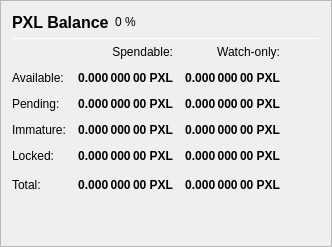
                   <widget class="QFrame" name="frame_Balances">
                    <property name="frameShape">
                     <enum>QFrame::StyledPanel</enum>
                    </property>
                    <property name="frameShadow">
                     <enum>QFrame::Raised</enum>
                    </property>
                    <layout class="QVBoxLayout" name="verticalLayout_4">
                     <item>
                      <layout class="QHBoxLayout" name="horizontalLayout_4">
                       <item>
                        <widget class="QLabel" name="label_5">
                         <property name="minimumSize">
                          <size>
                           <width>0</width>
                           <height>20</height>
                          </size>
                         </property>
                         <property name="font">
                          <font>
                           <pointsize>12</pointsize>
                           <weight>75</weight>
                           <bold>true</bold>
                          </font>
                         </property>
                         <property name="text">
                          <string>PXL Balance</string>
                         </property>
                        </widget>
                       </item>
                       <item>
                        <widget class="QLabel" name="labelPXLPercent">
                         <property name="text">
                          <string notr="true">0 %</string>
                         </property>
                        </widget>
                       </item>
                       <item>
                        <spacer name="horizontalSpacer_3">
                         <property name="orientation">
                          <enum>Qt::Horizontal</enum>
                         </property>
                         <property name="sizeHint" stdset="0">
                          <size>
                           <width>40</width>
                           <height>20</height>
                          </size>
                         </property>
                        </spacer>
                       </item>
                      </layout>
                     </item>
                     <item>
                      <widget class="Line" name="line_Balance">
                       <property name="minimumSize">
                        <size>
                         <width>0</width>
                         <height>1</height>
                        </size>
                       </property>
                       <property name="maximumSize">
                        <size>
                         <width>16777215</width>
                         <height>1</height>
                        </size>
                       </property>
                       <property name="orientation">
                        <enum>Qt::Horizontal</enum>
                       </property>
                      </widget>
                     </item>
                     <item>
                      <layout class="QGridLayout" name="gridLayout">
                       <property name="spacing">
                        <number>12</number>
                       </property>
                       <item row="0" column="1">
                        <widget class="QLabel" name="labelSpendable">
                         <property name="text">
                          <string>Spendable:</string>
                         </property>
                         <property name="alignment">
                          <set>Qt::AlignRight|Qt::AlignTrailing|Qt::AlignVCenter</set>
                         </property>
                        </widget>
                       </item>
                       <item row="0" column="2">
                        <widget class="QLabel" name="labelWatchonly">
                         <property name="text">
                          <string>Watch-only:</string>
                         </property>
                         <property name="alignment">
                          <set>Qt::AlignRight|Qt::AlignTrailing|Qt::AlignVCenter</set>
                         </property>
                        </widget>
                       </item>
                       <item row="1" column="0">
                        <widget class="QLabel" name="labelBalanceText">
                         <property name="text">
                          <string>Available:</string>
                         </property>
                        </widget>
                       </item>
                       <item row="1" column="1">
                        <widget class="QLabel" name="labelBalance">
                         <property name="font">
                          <font>
                           <weight>75</weight>
                           <bold>true</bold>
                          </font>
                         </property>
                         <property name="cursor">
                          <cursorShape>IBeamCursor</cursorShape>
                         </property>
                         <property name="toolTip">
                          <string>Your current spendable balance</string>
                         </property>
                         <property name="text">
                          <string notr="true">0.000 000 00 PXL</string>
                         </property>
                         <property name="alignment">
                          <set>Qt::AlignRight|Qt::AlignTrailing|Qt::AlignVCenter</set>
                         </property>
                         <property name="textInteractionFlags">
                          <set>Qt::LinksAccessibleByMouse|Qt::TextSelectableByKeyboard|Qt::TextSelectableByMouse</set>
                         </property>
                        </widget>
                       </item>
                       <item row="1" column="2">
                        <widget class="QLabel" name="labelWatchAvailable">
                         <property name="font">
                          <font>
                           <weight>75</weight>
                           <bold>true</bold>
                          </font>
                         </property>
                         <property name="cursor">
                          <cursorShape>IBeamCursor</cursorShape>
                         </property>
                         <property name="toolTip">
                          <string>Your current balance in watch-only addresses</string>
                         </property>
                         <property name="text">
                          <string notr="true">0.000 000 00 PXL</string>
                         </property>
                         <property name="alignment">
                          <set>Qt::AlignRight|Qt::AlignTrailing|Qt::AlignVCenter</set>
                         </property>
                         <property name="textInteractionFlags">
                          <set>Qt::LinksAccessibleByMouse|Qt::TextSelectableByKeyboard|Qt::TextSelectableByMouse</set>
                         </property>
                        </widget>
                       </item>
                       <item row="2" column="0">
                        <widget class="QLabel" name="labelPendingText">
                         <property name="text">
                          <string>Pending:</string>
                         </property>
                        </widget>
                       </item>
                       <item row="2" column="1">
                        <widget class="QLabel" name="labelUnconfirmed">
                         <property name="font">
                          <font>
                           <weight>75</weight>
                           <bold>true</bold>
                          </font>
                         </property>
                         <property name="cursor">
                          <cursorShape>IBeamCursor</cursorShape>
                         </property>
                         <property name="toolTip">
                          <string>Total of transactions that have yet to be confirmed, and do not yet count toward the spendable balance</string>
                         </property>
                         <property name="text">
                          <string notr="true">0.000 000 00 PXL</string>
                         </property>
                         <property name="alignment">
                          <set>Qt::AlignRight|Qt::AlignTrailing|Qt::AlignVCenter</set>
                         </property>
                         <property name="textInteractionFlags">
                          <set>Qt::LinksAccessibleByMouse|Qt::TextSelectableByKeyboard|Qt::TextSelectableByMouse</set>
                         </property>
                        </widget>
                       </item>
                       <item row="2" column="2">
                        <widget class="QLabel" name="labelWatchPending">
                         <property name="font">
                          <font>
                           <weight>75</weight>
                           <bold>true</bold>
                          </font>
                         </property>
                         <property name="cursor">
                          <cursorShape>IBeamCursor</cursorShape>
                         </property>
                         <property name="toolTip">
                          <string>Unconfirmed transactions to watch-only addresses</string>
                         </property>
                         <property name="text">
                          <string notr="true">0.000 000 00 PXL</string>
                         </property>
                         <property name="alignment">
                          <set>Qt::AlignRight|Qt::AlignTrailing|Qt::AlignVCenter</set>
                         </property>
                         <property name="textInteractionFlags">
                          <set>Qt::LinksAccessibleByMouse|Qt::TextSelectableByKeyboard|Qt::TextSelectableByMouse</set>
                         </property>
                        </widget>
                       </item>
                       <item row="3" column="0">
                        <widget class="QLabel" name="labelImmatureText">
                         <property name="text">
                          <string>Immature:</string>
                         </property>
                        </widget>
                       </item>
                       <item row="3" column="1">
                        <widget class="QLabel" name="labelImmature">
                         <property name="font">
                          <font>
                           <weight>75</weight>
                           <bold>true</bold>
                          </font>
                         </property>
                         <property name="cursor">
                          <cursorShape>IBeamCursor</cursorShape>
                         </property>
                         <property name="toolTip">
                          <string>Staked or masternode rewards that has not yet matured</string>
                         </property>
                         <property name="text">
                          <string notr="true">0.000 000 00 PXL</string>
                         </property>
                         <property name="alignment">
                          <set>Qt::AlignRight|Qt::AlignTrailing|Qt::AlignVCenter</set>
                         </property>
                         <property name="textInteractionFlags">
                          <set>Qt::LinksAccessibleByMouse|Qt::TextSelectableByKeyboard|Qt::TextSelectableByMouse</set>
                         </property>
                        </widget>
                       </item>
                       <item row="3" column="2">
                        <widget class="QLabel" name="labelWatchImmature">
                         <property name="font">
                          <font>
                           <weight>75</weight>
                           <bold>true</bold>
                          </font>
                         </property>
                         <property name="cursor">
                          <cursorShape>IBeamCursor</cursorShape>
                         </property>
                         <property name="toolTip">
                          <string>Staked or masternode rewards in watch-only addresses that has not yet matured</string>
                         </property>
                         <property name="text">
                          <string notr="true">0.000 000 00 PXL</string>
                         </property>
                         <property name="alignment">
                          <set>Qt::AlignRight|Qt::AlignTrailing|Qt::AlignVCenter</set>
                         </property>
                         <property name="textInteractionFlags">
                          <set>Qt::LinksAccessibleByMouse|Qt::TextSelectableByKeyboard|Qt::TextSelectableByMouse</set>
                         </property>
                        </widget>
                       </item>
                       <item row="4" column="0">
                        <widget class="QLabel" name="labelLockedBalanceText">
                         <property name="toolTip">
                          <string>Locked PXL or Masternode collaterals. These are excluded from zPXL minting.</string>
                         </property>
                         <property name="text">
                          <string>Locked:</string>
                         </property>
                        </widget>
                       </item>
                       <item row="4" column="1">
                        <widget class="QLabel" name="labelLockedBalance">
                         <property name="font">
                          <font>
                           <weight>75</weight>
                           <bold>true</bold>
                          </font>
                         </property>
                         <property name="cursor">
                          <cursorShape>IBeamCursor</cursorShape>
                         </property>
                         <property name="toolTip">
                          <string>Locked PXL or Masternode collaterals. These are excluded from zPXL minting.</string>
                         </property>
                         <property name="text">
                          <string notr="true">0.000 000 00 PXL</string>
                         </property>
                         <property name="alignment">
                          <set>Qt::AlignRight|Qt::AlignTrailing|Qt::AlignVCenter</set>
                         </property>
                         <property name="textInteractionFlags">
                          <set>Qt::LinksAccessibleByMouse|Qt::TextSelectableByKeyboard|Qt::TextSelectableByMouse</set>
                         </property>
                        </widget>
                       </item>
                       <item row="4" column="2">
                        <widget class="QLabel" name="labelWatchLocked">
                         <property name="font">
                          <font>
                           <weight>75</weight>
                           <bold>true</bold>
                          </font>
                         </property>
                         <property name="cursor">
                          <cursorShape>IBeamCursor</cursorShape>
                         </property>
                         <property name="toolTip">
                          <string>Current locked balance in watch-only addresses</string>
                         </property>
                         <property name="text">
                          <string notr="true">0.000 000 00 PXL</string>
                         </property>
                         <property name="alignment">
                          <set>Qt::AlignRight|Qt::AlignTrailing|Qt::AlignVCenter</set>
                         </property>
                         <property name="textInteractionFlags">
                          <set>Qt::LinksAccessibleByMouse|Qt::TextSelectableByKeyboard|Qt::TextSelectableByMouse</set>
                         </property>
                        </widget>
                       </item>
                       <item row="5" column="0">
                        <widget class="QLabel" name="labelTotalText">
                         <property name="toolTip">
                          <string>Your current Pixel balance, unconfirmed and immature transactions included</string>
                         </property>
                         <property name="text">
                          <string>Total:</string>
                         </property>
                        </widget>
                       </item>
                       <item row="5" column="1">
                        <widget class="QLabel" name="labelTotal">
                         <property name="font">
                          <font>
                           <weight>75</weight>
                           <bold>true</bold>
                          </font>
                         </property>
                         <property name="cursor">
                          <cursorShape>IBeamCursor</cursorShape>
                         </property>
                         <property name="toolTip">
                          <string>Your current Pixel balance, unconfirmed and immature transactions included</string>
                         </property>
                         <property name="text">
                          <string notr="true">0.000 000 00 PXL</string>
                         </property>
                         <property name="alignment">
                          <set>Qt::AlignRight|Qt::AlignTrailing|Qt::AlignVCenter</set>
                         </property>
                         <property name="textInteractionFlags">
                          <set>Qt::LinksAccessibleByMouse|Qt::TextSelectableByKeyboard|Qt::TextSelectableByMouse</set>
                         </property>
                        </widget>
                       </item>
                       <item row="5" column="2">
                        <widget class="QLabel" name="labelWatchTotal">
                         <property name="font">
                          <font>
                           <weight>75</weight>
                           <bold>true</bold>
                          </font>
                         </property>
                         <property name="cursor">
                          <cursorShape>IBeamCursor</cursorShape>
                         </property>
                         <property name="toolTip">
                          <string>Current total balance in watch-only addresses</string>
                         </property>
                         <property name="text">
                          <string notr="true">0.000 000 00 PXL</string>
                         </property>
                         <property name="alignment">
                          <set>Qt::AlignRight|Qt::AlignTrailing|Qt::AlignVCenter</set>
                         </property>
                         <property name="textInteractionFlags">
                          <set>Qt::LinksAccessibleByMouse|Qt::TextSelectableByKeyboard|Qt::TextSelectableByMouse</set>
                         </property>
                        </widget>
                       </item>
                       <item row="5" column="3">
                        <spacer name="horizontalSpacer_9">
                         <property name="orientation">
                          <enum>Qt::Horizontal</enum>
                         </property>
                         <property name="sizeHint" stdset="0">
                          <size>
                           <width>40</width>
                           <height>20</height>
                          </size>
                         </property>
                        </spacer>
                       </item>
                      </layout>
                     </item>
                     <item>
                      <spacer name="verticalSpacer_3">
                       <property name="orientation">
                        <enum>Qt::Vertical</enum>
                       </property>
                       <property name="sizeHint" stdset="0">
                        <size>
                         <width>20</width>
                         <height>40</height>
                        </size>
                       </property>
                      </spacer>
                     </item>
                    </layout>
                   </widget>
